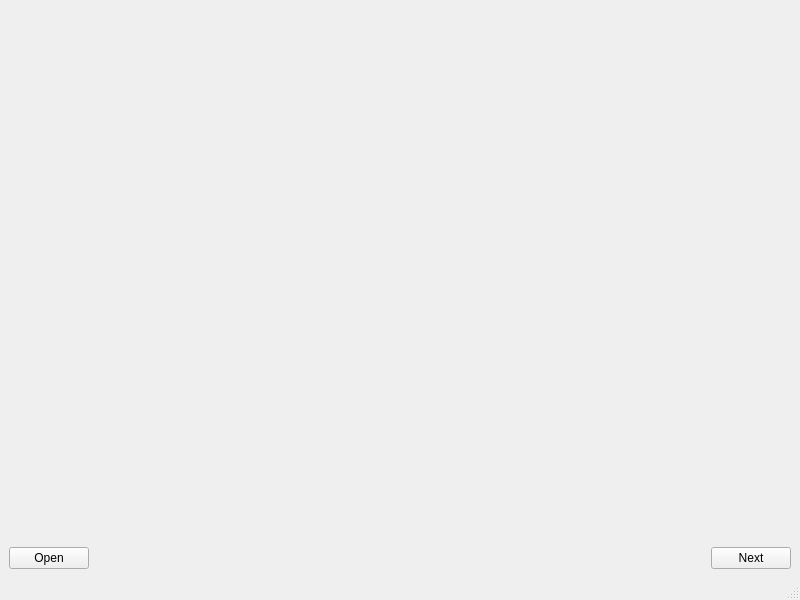
<?xml version="1.0" encoding="UTF-8"?>
<ui version="4.0">
 <class>MainWindow</class>
 <widget class="QMainWindow" name="MainWindow">
  <property name="geometry">
   <rect>
    <x>0</x>
    <y>0</y>
    <width>800</width>
    <height>600</height>
   </rect>
  </property>
  <property name="windowTitle">
   <string>MainWindow</string>
  </property>
  <widget class="QWidget" name="centralwidget">
   <layout class="QGridLayout" name="gridLayout">
    <item row="1" column="0">
     <widget class="QPushButton" name="pushButton">
      <property name="text">
       <string>Open</string>
      </property>
     </widget>
    </item>
    <item row="1" column="1">
     <spacer name="horizontalSpacer">
      <property name="orientation">
       <enum>Qt::Horizontal</enum>
      </property>
      <property name="sizeHint" stdset="0">
       <size>
        <width>607</width>
        <height>20</height>
       </size>
      </property>
     </spacer>
    </item>
    <item row="1" column="2">
     <widget class="QPushButton" name="pushButton_2">
      <property name="text">
       <string>Next</string>
      </property>
     </widget>
    </item>
    <item row="0" column="0" colspan="3">
     <widget class="QWidget" name="widget" native="true"/>
    </item>
   </layout>
  </widget>
  <widget class="QMenuBar" name="menubar">
   <property name="geometry">
    <rect>
     <x>0</x>
     <y>0</y>
     <width>800</width>
     <height>22</height>
    </rect>
   </property>
  </widget>
  <widget class="QStatusBar" name="statusbar"/>
 </widget>
 <resources/>
 <connections/>
</ui>
